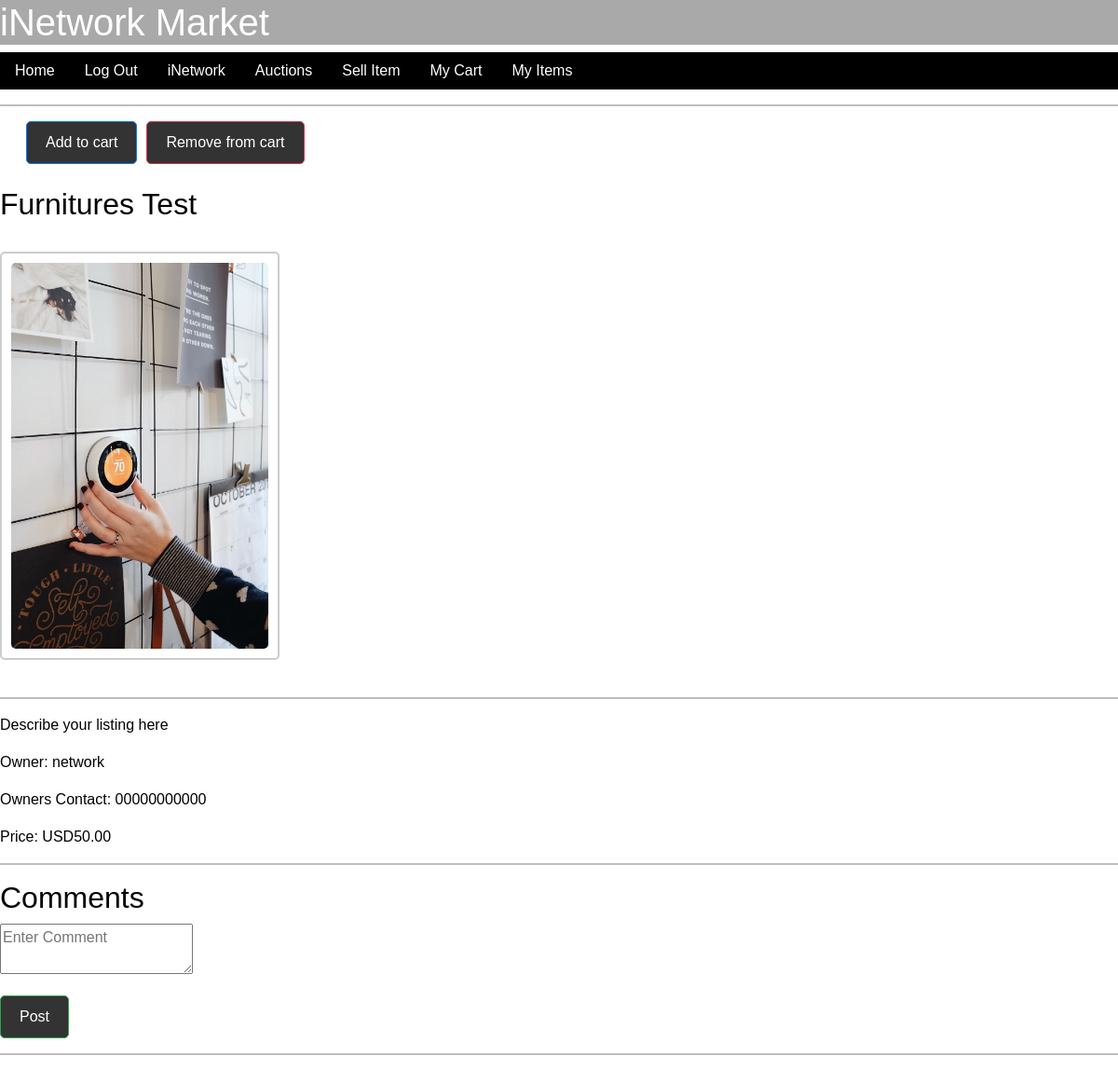
/market/item/4 (signed in), run on the app's committed database.
### network/models.py (models this page shows, shortened)
class Market(models.Model):
    title = models.CharField(max_length=100)
    transaction_reference = models.CharField(max_length=100, default="aa")
    description = models.CharField(max_length=1000)
    phone_number = models.CharField(max_length=15, default="Not Provided")
    currency = models.ForeignKey(MarketCurrency, on_delete=models.CASCADE, blank=True, null=True, related_name="market_currency")
    price = models.DecimalField(max_digits=10, decimal_places=5)
    isActive = models.BooleanField(default=True)
    isFeatured = models.BooleanField(default=False)
    completed = models.BooleanField(default=False)
    owner = models.ForeignKey(User, on_delete=models.CASCADE, blank=True, null=True, related_name="market_user")
    category = models.ForeignKey(MarketCategory, on_delete=models.CASCADE, blank=True, null=True, related_name="market_category")
    cart = models.ManyToManyField(User, blank=True, related_name="cart")

class MarketImage(models.Model):
    item = models.ForeignKey(Market, on_delete=models.CASCADE, related_name="images")
    image = models.ImageField(upload_to='images/')

class User(AbstractUser):
    profile_pics = models.ImageField(upload_to='profile_pics/', null=True, blank=True)
    phone_number = models.CharField(max_length=20, null=True, blank=True)
    about = models.TextField(null=True, blank=True)

class MarketCurrency(models.Model):
    currencyName = models.CharField(max_length=50)
    def __str__(self):
        return self.currencyName

### network/views_market.py (the view)
def closedDetails(request, id):
    if not request.user.is_authenticated:
        error_message = "You need to log in to access this page."
        return render(request, "market/error.html", {
            "error": error_message,
        })
    itemData = Market.objects.get(pk=id)
    isCart = request.user in itemData.cart.all()
    allComments = MarketComment.objects.filter(item=itemData)
    isOwner = request.user.username == itemData.owner.username
    currencies = [
        "AED", "ARS", "AUD", "BRL", "CAD", "CHF", "CZK", "ETB", "EUR", "GBP",
        "GHS", "ILS", "INR", "JPY", "KES", "MAD", "MUR", "MYR", "NGN", "NOK",
        "NZD", "PEN", "PLN", "RUB", "RWF", "SAR", "SEK", "SGD", "SLL", "TZS",
        "UGX", "USD", "XAF", "XOF", "ZAR", "ZMK", "ZMW", "MWK"
    ]
    return render(request, "market/itemDetails.html", {
        "listing": itemData,
        "isListingInWatchList": isCart,
        "isOwner": isOwner,
        "flutterwaveCurrencies": currencies,
        "allComments": allComments,
    })

### network/templates/market/itemDetails.html (shortened to what this page needs)
{% extends "market/layout.html" %}
{% block body %}
    <div class="row mx-3">
        <div class="watchlist-buttons">
            {% if user.is_authenticated %}
                <form action="{% url 'add_cart' id=listing.id %}" method="POST">
                    <button type="submit" class="btn btn-primary">Add to cart</button>
                </form>
                    <form action="{% url 'remove_cart' id=listing.id %}" method="POST">
                        <button type="submit" class="btn btn-danger">Remove from cart</button>
                    </form>
            {% endif %}
        </div>
    </div>
    <br>
    <h2>{{ listing.title }}</h2>
    <br>
    <div class="image-container">
        {% for image in listing.images.all %}
        <div class="listing-image">
            <img src="{{ image.image.url }}" alt="{{ listing.title }}">
        </div>
        {% endfor %}
    </div>
    <hr>
    <div>
        <p>{{ listing.description }}</p>
    </div>
    <p>Owner: {{ listing.owner }}</p>
    <p>Owners Contact: {{listing.phone_number}}</p>
    <p>Price: {{ listing.currency }}{{ listing.price|floatformat:2 }}</p>
    <hr>
    <h2>Comments</h2>
    {% if user.is_authenticated %}
    <form action="{% url 'market_comment' id=listing.id %}" method="POST">
        <div class="form-group">
            <textarea type="text" name="newComment" placeholder="Enter Comment"></textarea>
        </div>
        <div class="form-group">
            <button type="submit" class="btn btn-success">Post</button>
        </div>
    </form>
    {% endif %}
    <hr>
{% endblock %}

### network/static/market/styles.css (style rules this page uses)
body { margin: 0; padding: 0; background-color: white; color: black; }
body { font-family: Arial, sans-serif; }
.btn { display: inline-block; padding: 10px 20px; background-color: #333; color: #fff; text-decoration: none; border-radius: 5px; }
.watchlist-buttons { display: flex; }
.watchlist-buttons form { margin-right: 10px; }
.image-container { display: flex; flex-wrap: wrap; gap: 20px; margin-bottom: 20px; }
.listing-image { flex: 0 0 300px; height: auto; max-width: 100%; border-radius: 5px; margin-bottom: 20px; border: 2px solid #ccc; padding: 10px; box-sizing: border-box; display: flex; align-items: center; justify-content: center; }
.listing-image img { max-width: 100%; max-height: 100%; object-fit: contain; border-radius: 5px; }

### data on the page
Market: title "Furnitures Test", description "Describe your listing here", owner "network", phone_number "00000000000", currency "USD", price "50.00"
MarketImage: image (picture)
